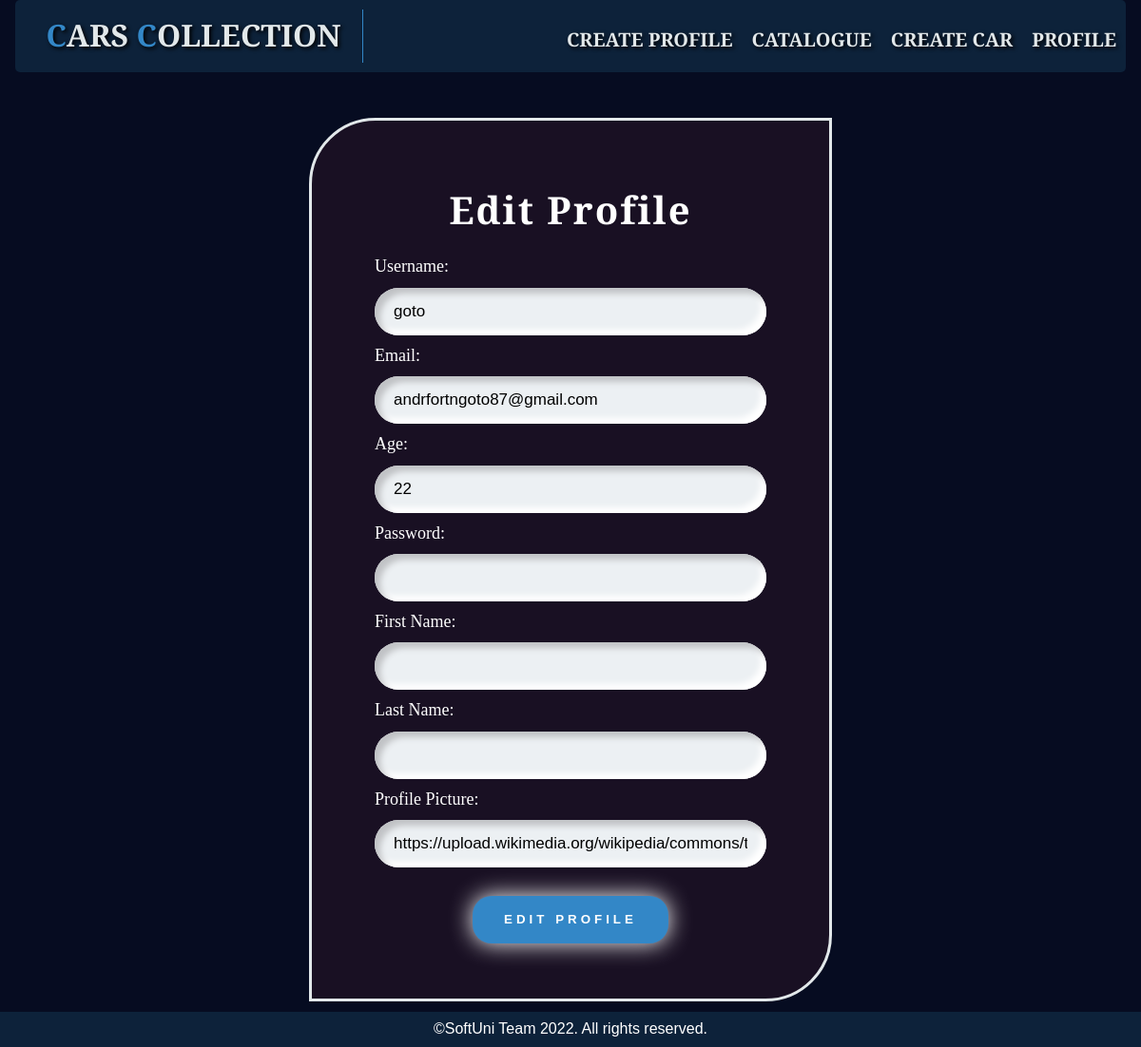
Before: /profile/edit/ with the older database file.
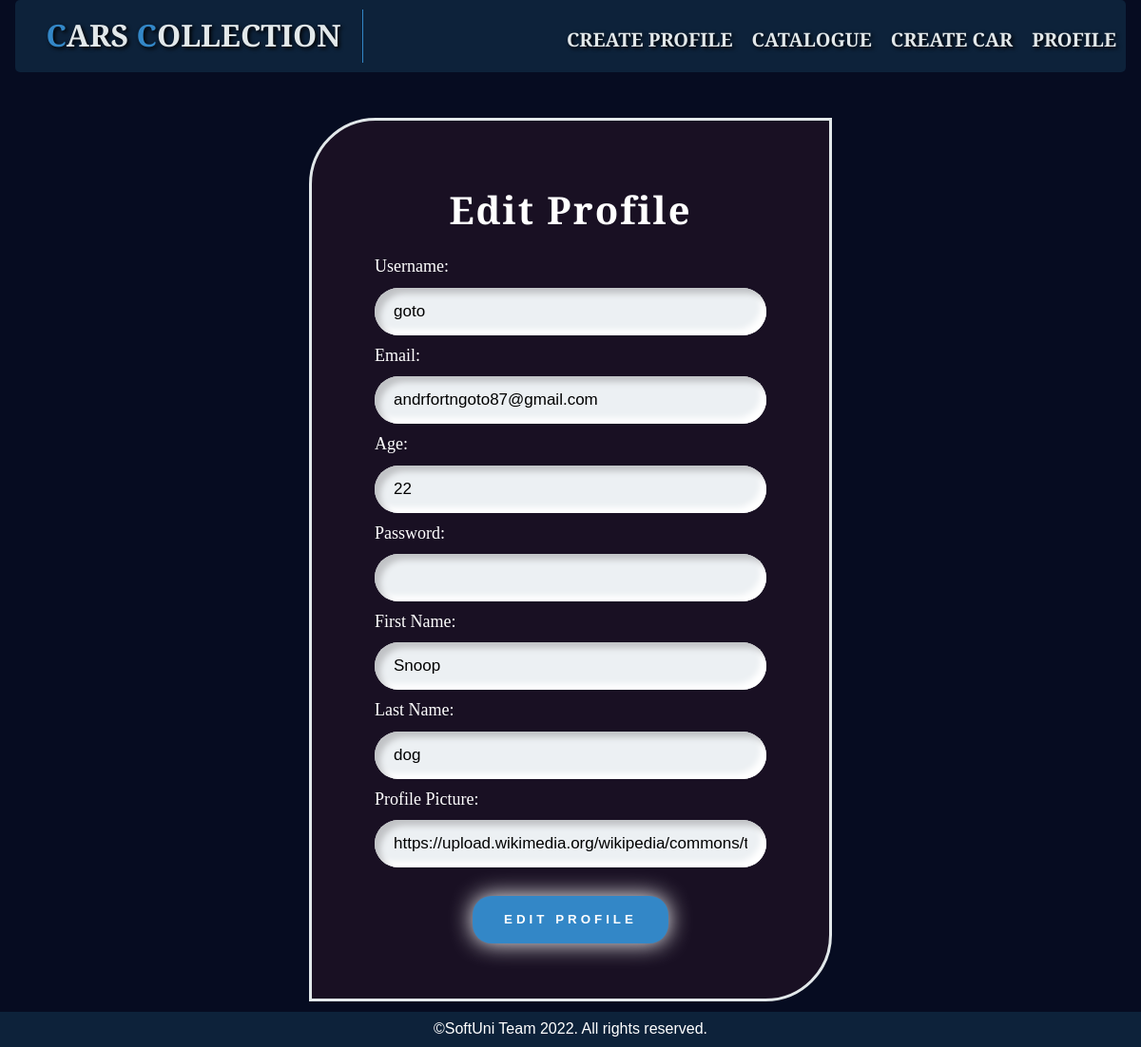
After: the same page with the newer database file.
### CarCollection_remake_exam/my_web/models.py (models this page shows)
class Profile(models.Model):
    username = models.CharField(
        max_length=10,
        validators=[
            validators.MinLengthValidator(2, message='The username must be a minimum of 2 chars!'),
        ]
    )
    email = models.EmailField()
    age = models.PositiveIntegerField(
        validators=[
            validators.MinValueValidator(18, message='The age cannot be below 18!'),
        ]
    )
    password = models.CharField(
        max_length=30,
    )
    first_name = models.CharField(
        max_length=30,
        blank=True,
        null=True,
    )
    last_name = models.CharField(
        max_length=30,
        blank=True,
        null=True,
    )
    profile_picture = models.URLField(
        blank=True,
        null=True,
    )

### CarCollection_remake_exam/my_web/views.py (the view)
# urls.py: path('edit/', edit_profile, name='edit-profile'),
def edit_profile(request):
    profile = get_profile()
    if request.method == 'GET':
        form = ProfileEditForm(instance=profile)
    else:
        form = ProfileEditForm(request.POST, instance=profile)
        if form.is_valid():
            form.save()
            return redirect('details-profile')
    context = {'form': form, }
    return render(request, 'profile/profile-edit.html', context, )

### CarCollection_remake_exam/my_web/forms.py
class ProfileEditForm(ProfileBaseForm):
    pass

### CarCollection_remake_exam/my_web/views.py (called while the page is built)
def get_profile():
    return Profile.objects.first()

### templates/profile/profile-edit.html (shortened to what this page needs)
{% extends 'base.html' %}
{% block content %}
    <section id="register-page" class="content auth">
        <form id="register" method="post" action="{% url 'edit-profile' %}">
            <div class="container">
                <h1>Edit Profile</h1>
                {{ form }}
                <input class="btn" type="submit" value="Edit Profile">
            </div>
        </form>
    </section>
{% endblock %}

Changed rows visible on the page:
changed Profile "goto": first_name (not shown) → "Snoop"; last_name (not shown) → "dog"
